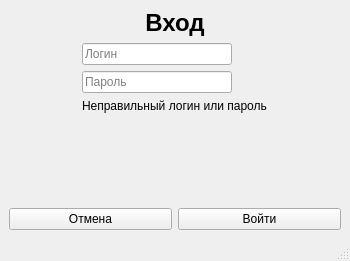
<?xml version="1.0" encoding="UTF-8"?>
<ui version="4.0">
 <class>MainWindow</class>
 <widget class="QMainWindow" name="MainWindow">
  <property name="geometry">
   <rect>
    <x>0</x>
    <y>0</y>
    <width>350</width>
    <height>261</height>
   </rect>
  </property>
  <property name="windowTitle">
   <string>Авторизация</string>
  </property>
  <widget class="QWidget" name="centralwidget">
   <layout class="QVBoxLayout" name="verticalLayout_2">
    <item>
     <widget class="QLabel" name="EnterLabel">
      <property name="text">
       <string>&lt;h1&gt;Вход&lt;/h1&gt;</string>
      </property>
      <property name="textFormat">
       <enum>Qt::RichText</enum>
      </property>
      <property name="alignment">
       <set>Qt::AlignCenter</set>
      </property>
     </widget>
    </item>
    <item>
     <layout class="QGridLayout" name="gridLayout">
      <item row="1" column="0">
       <widget class="QLineEdit" name="passwordEdit">
        <property name="sizePolicy">
         <sizepolicy hsizetype="Fixed" vsizetype="Fixed">
          <horstretch>0</horstretch>
          <verstretch>0</verstretch>
         </sizepolicy>
        </property>
        <property name="minimumSize">
         <size>
          <width>150</width>
          <height>22</height>
         </size>
        </property>
        <property name="maximumSize">
         <size>
          <width>16777215</width>
          <height>16777215</height>
         </size>
        </property>
        <property name="echoMode">
         <enum>QLineEdit::Password</enum>
        </property>
        <property name="placeholderText">
         <string>Пароль</string>
        </property>
       </widget>
      </item>
      <item row="0" column="0">
       <widget class="QLineEdit" name="loginEdit">
        <property name="enabled">
         <bool>true</bool>
        </property>
        <property name="sizePolicy">
         <sizepolicy hsizetype="Fixed" vsizetype="Fixed">
          <horstretch>0</horstretch>
          <verstretch>0</verstretch>
         </sizepolicy>
        </property>
        <property name="minimumSize">
         <size>
          <width>150</width>
          <height>22</height>
         </size>
        </property>
        <property name="maximumSize">
         <size>
          <width>16777215</width>
          <height>16777215</height>
         </size>
        </property>
        <property name="baseSize">
         <size>
          <width>150</width>
          <height>22</height>
         </size>
        </property>
        <property name="layoutDirection">
         <enum>Qt::LeftToRight</enum>
        </property>
        <property name="placeholderText">
         <string>Логин</string>
        </property>
       </widget>
      </item>
      <item row="2" column="0">
       <widget class="QLabel" name="wrongPasswdLabel">
        <property name="maximumSize">
         <size>
          <width>16777215</width>
          <height>15</height>
         </size>
        </property>
        <property name="font">
         <font>
          <pointsize>9</pointsize>
         </font>
        </property>
        <property name="text">
         <string>Неправильный логин или пароль</string>
        </property>
        <property name="scaledContents">
         <bool>false</bool>
        </property>
        <property name="alignment">
         <set>Qt::AlignBottom|Qt::AlignLeading|Qt::AlignLeft</set>
        </property>
        <property name="textInteractionFlags">
         <set>Qt::NoTextInteraction</set>
        </property>
       </widget>
      </item>
     </layout>
    </item>
    <item>
     <spacer name="verticalSpacer">
      <property name="orientation">
       <enum>Qt::Vertical</enum>
      </property>
      <property name="sizeType">
       <enum>QSizePolicy::Expanding</enum>
      </property>
      <property name="sizeHint" stdset="0">
       <size>
        <width>20</width>
        <height>40</height>
       </size>
      </property>
     </spacer>
    </item>
    <item>
     <layout class="QHBoxLayout" name="horizontalLayout">
      <item>
       <widget class="QPushButton" name="exitButton">
        <property name="text">
         <string>Отмена</string>
        </property>
       </widget>
      </item>
      <item>
       <widget class="QPushButton" name="enterButton">
        <property name="text">
         <string>Войти</string>
        </property>
       </widget>
      </item>
     </layout>
    </item>
   </layout>
  </widget>
  <widget class="QMenuBar" name="menubar">
   <property name="geometry">
    <rect>
     <x>0</x>
     <y>0</y>
     <width>350</width>
     <height>22</height>
    </rect>
   </property>
  </widget>
  <widget class="QStatusBar" name="statusbar"/>
 </widget>
 <resources/>
 <connections/>
</ui>
